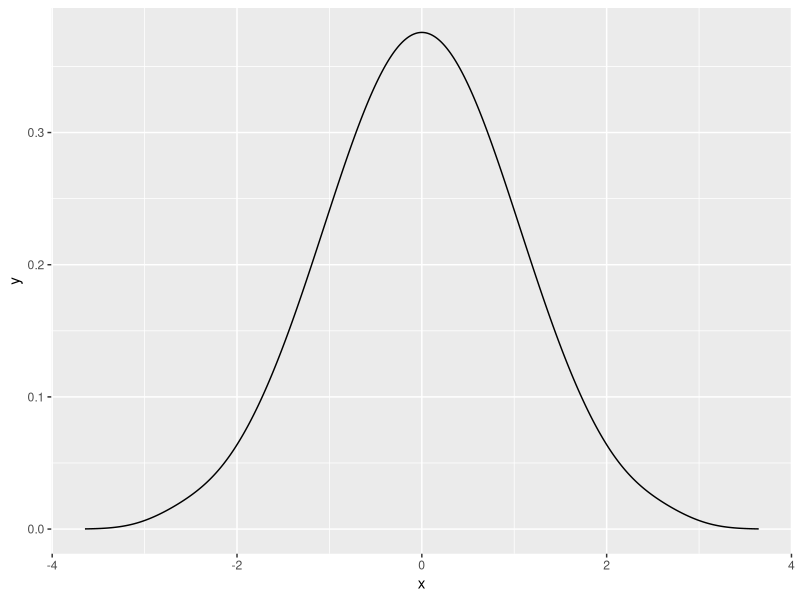

Here is the R script that generated this plot:
## ---- chunk 1
library(tidyverse)
library(bayestestR)
## ---- chunk 2
# Generate a perfect sample
x <- rnorm_perfect(n = 100, mean = 0, sd = 1)

x %>% 
  density() %>%  # Compute density function
  as.data.frame() %>% 
  ggplot(aes(x=x, y=y)) +
  geom_line()
